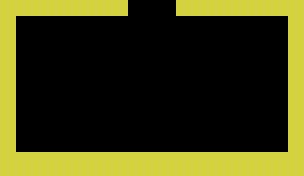

A level layout from a 2D game, rendered from its tile map. Below: a short description, then the map file with its tile-grid data intact:
An orthogonal 38x22 tile map with 8x8 px tiles, 2 tile layers (collision, visual).

<map version="1.0" orientation="orthogonal" renderorder="left-down" width="38" height="22" tilewidth="8" tileheight="8" nextobjectid="1">
 <tileset firstgid="1" name="blocks" tilewidth="8" tileheight="8" tilecount="8">
  <image source="blocks.jpg" width="64" height="8" />
 </tileset>
 <layer name="collision" width="38" height="22">
  <data encoding="csv">
7,7,7,7,7,7,7,7,7,7,7,7,7,7,7,7,0,0,0,0,0,0,7,7,7,7,7,7,7,7,7,7,7,7,7,7,7,7,
7,7,7,7,7,7,7,7,7,7,7,7,7,7,7,7,0,0,0,0,0,0,7,7,7,7,7,7,7,7,7,7,7,7,7,7,7,7,
7,7,0,0,0,0,0,0,0,0,0,0,0,0,0,0,0,0,0,0,0,0,0,0,0,0,0,0,0,0,0,0,0,0,0,0,7,7,
7,7,0,0,0,0,0,0,0,0,0,0,0,0,0,0,0,0,0,0,0,0,0,0,0,0,0,0,0,0,0,0,0,0,0,0,7,7,
7,7,0,0,0,0,0,0,0,0,0,0,0,0,0,0,0,0,0,0,0,0,0,0,0,0,0,0,0,0,0,0,0,0,0,0,7,7,
7,7,0,0,0,0,0,0,0,0,0,0,0,0,0,0,0,0,0,0,0,0,0,0,0,0,0,0,0,0,0,0,0,0,0,0,7,7,
7,7,0,0,0,0,0,0,0,0,0,0,0,0,0,0,0,0,0,0,0,0,0,0,0,0,0,0,0,0,0,0,0,0,0,0,7,7,
7,7,0,0,0,0,0,0,0,0,0,0,0,0,0,0,0,0,0,0,0,0,0,0,0,0,0,0,0,0,0,0,0,0,0,0,7,7,
7,7,0,0,0,0,0,0,0,0,0,0,0,0,0,0,0,0,0,0,0,0,0,0,0,0,0,0,0,0,0,0,0,0,0,0,7,7,
7,7,0,0,0,0,0,0,0,0,0,0,0,0,0,0,0,0,0,0,0,0,0,0,0,0,0,0,0,0,0,0,0,0,0,0,7,7,
7,7,0,0,0,0,0,0,0,0,0,0,0,0,0,0,0,0,0,0,0,0,0,0,0,0,0,0,0,0,0,0,0,0,0,0,7,7,
7,7,0,0,0,0,0,0,0,0,0,0,0,0,0,0,0,0,0,0,0,0,0,0,0,0,0,0,0,0,0,0,0,0,0,0,7,7,
7,7,0,0,0,0,0,0,0,0,0,0,0,0,0,0,0,0,0,0,0,0,0,0,0,0,0,0,0,0,0,0,0,0,0,0,7,7,
7,7,0,0,0,0,0,0,0,0,0,0,0,0,0,0,0,0,0,0,0,0,0,0,0,0,0,0,0,0,0,0,0,0,0,0,7,7,
7,7,0,0,0,0,0,0,0,0,0,0,0,0,0,0,0,0,0,0,0,0,0,0,0,0,0,0,0,0,0,0,0,0,0,0,7,7,
7,7,0,0,0,0,0,0,0,0,0,0,0,0,0,0,0,0,0,0,0,0,0,0,0,0,0,0,0,0,0,0,0,0,0,0,7,7,
7,7,0,0,0,0,0,0,0,0,0,0,0,0,0,0,0,0,0,0,0,0,0,0,0,0,0,0,0,0,0,0,0,0,0,0,7,7,
7,7,0,0,0,0,0,0,0,0,0,0,0,0,0,0,0,0,0,0,0,0,0,0,0,0,0,0,0,0,0,0,0,0,0,0,7,7,
7,7,0,0,0,0,0,0,0,0,0,0,0,0,0,0,0,0,0,0,0,0,0,0,0,0,0,0,0,0,0,0,0,0,0,0,7,7,
7,7,7,7,7,7,7,7,7,7,7,7,7,7,7,7,7,7,7,7,7,7,7,7,7,7,7,7,7,7,7,7,7,7,7,7,7,7,
7,7,7,7,7,7,7,7,7,7,7,7,7,7,7,7,7,7,7,7,7,7,7,7,7,7,7,7,7,7,7,7,7,7,7,7,7,7,
7,7,7,7,7,7,7,7,7,7,7,7,7,7,7,7,7,7,7,7,7,7,7,7,7,7,7,7,7,7,7,7,7,7,7,7,7,7
</data>
 </layer>
 <layer name="visual" width="38" height="22">
  <data encoding="csv">
1,1,1,1,1,1,1,1,1,1,1,1,1,1,1,1,0,0,0,0,0,0,1,1,1,1,1,1,1,1,1,1,1,1,1,1,1,1,
1,1,1,1,1,1,1,1,1,1,1,1,1,1,1,1,0,0,0,0,0,0,1,1,1,1,1,1,1,1,1,1,1,1,1,1,1,1,
1,1,0,0,0,0,0,0,0,0,0,0,0,0,0,0,0,0,0,0,0,0,0,0,0,0,0,0,0,0,0,0,0,0,0,0,1,1,
1,1,0,0,0,0,0,0,0,0,0,0,0,0,0,0,0,0,0,0,0,0,0,0,0,0,0,0,0,0,0,0,0,0,0,0,1,1,
1,1,0,0,0,0,0,0,0,0,0,0,0,0,0,0,0,0,0,0,0,0,0,0,0,0,0,0,0,0,0,0,0,0,0,0,1,1,
1,1,0,0,0,0,0,0,0,0,0,0,0,0,0,0,0,0,0,0,0,0,0,0,0,0,0,0,0,0,0,0,0,0,0,0,1,1,
1,1,0,0,0,0,0,0,0,0,0,0,0,0,0,0,0,0,0,0,0,0,0,0,0,0,0,0,0,0,0,0,0,0,0,0,1,1,
1,1,0,0,0,0,0,0,0,0,0,0,0,0,0,0,0,0,0,0,0,0,0,0,0,0,0,0,0,0,0,0,0,0,0,0,1,1,
1,1,0,0,0,0,0,0,0,0,0,0,0,0,0,0,0,0,0,0,0,0,0,0,0,0,0,0,0,0,0,0,0,0,0,0,1,1,
1,1,0,0,0,0,0,0,0,0,0,0,0,0,0,0,0,0,0,0,0,0,0,0,0,0,0,0,0,0,0,0,0,0,0,0,1,1,
1,1,0,0,0,0,0,0,0,0,0,0,0,0,0,0,0,0,0,0,0,0,0,0,0,0,0,0,0,0,0,0,0,0,0,0,1,1,
1,1,0,0,0,0,0,0,0,0,0,0,0,0,0,0,0,0,0,0,0,0,0,0,0,0,0,0,0,0,0,0,0,0,0,0,1,1,
1,1,0,0,0,0,0,0,0,0,0,0,0,0,0,0,0,0,0,0,0,0,0,0,0,0,0,0,0,0,0,0,0,0,0,0,1,1,
1,1,0,0,0,0,0,0,0,0,0,0,0,0,0,0,0,0,0,0,0,0,0,0,0,0,0,0,0,0,0,0,0,0,0,0,1,1,
1,1,0,0,0,0,0,0,0,0,0,0,0,0,0,0,0,0,0,0,0,0,0,0,0,0,0,0,0,0,0,0,0,0,0,0,1,1,
1,1,0,0,0,0,0,0,0,0,0,0,0,0,0,0,0,0,0,0,0,0,0,0,0,0,0,0,0,0,0,0,0,0,0,0,1,1,
1,1,0,0,0,0,0,0,0,0,0,0,0,0,0,0,0,0,0,0,0,0,0,0,0,0,0,0,0,0,0,0,0,0,0,0,1,1,
1,1,0,0,0,0,0,0,0,0,0,0,0,0,0,0,0,0,0,0,0,0,0,0,0,0,0,0,0,0,0,0,0,0,0,0,1,1,
1,1,0,0,0,0,0,0,0,0,0,0,0,0,0,0,0,0,0,0,0,0,0,0,0,0,0,0,0,0,0,0,0,0,0,0,1,1,
1,1,1,1,1,1,1,1,1,1,1,1,1,1,1,1,1,1,1,1,1,1,1,1,1,1,1,1,1,1,1,1,1,1,1,1,1,1,
1,1,1,1,1,1,1,1,1,1,1,1,1,1,1,1,1,1,1,1,1,1,1,1,1,1,1,1,1,1,1,1,1,1,1,1,1,1,
1,1,1,1,1,1,1,1,1,1,1,1,1,1,1,1,1,1,1,1,1,1,1,1,1,1,1,1,1,1,1,1,1,1,1,1,1,1
</data>
 </layer>
</map>
